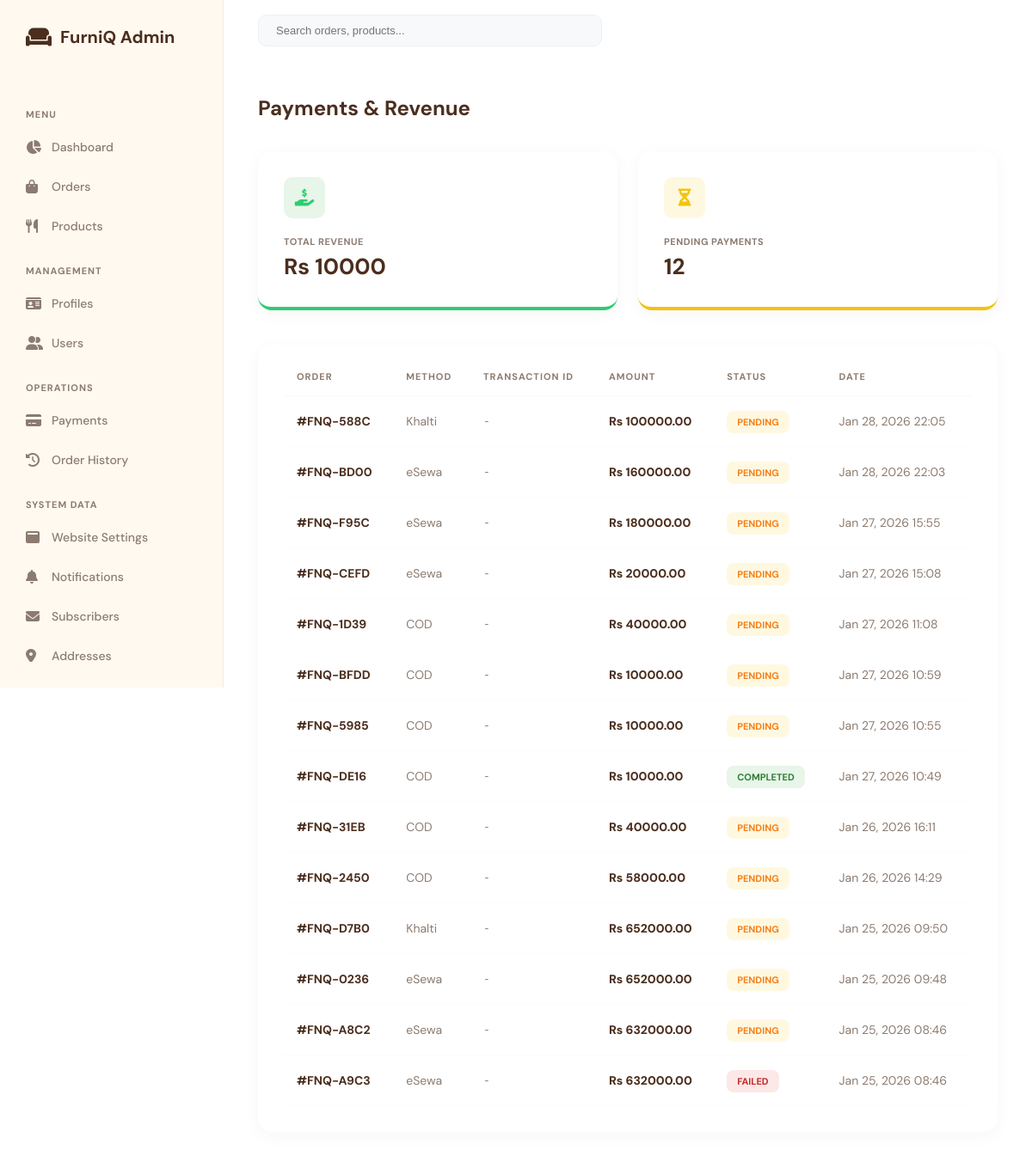
Page /admin-custom/payments/ (signed in) on the committed database.
### inventory/models.py (models this page shows, shortened)
class Order(models.Model):
    STATUS_CHOICES = [
        ('Pending', 'Pending'),
        ('Confirmed', 'Confirmed'),
        ('Processing', 'Processing'),
        ('Ready', 'Ready for Delivery'),
        ('Shipped', 'Shipped'),
        ('Delivered', 'Delivered'),
        ('Cancelled', 'Cancelled'),
    ]
    customer = models.ForeignKey(User, on_delete=models.CASCADE)
    items_summary = models.TextField() #stores cart detail
    total_price = models.DecimalField(max_digits=10, decimal_places=2)
    order_date = models.DateTimeField(auto_now_add=True)
    delivery_date = models.DateTimeField(default=timezone.now() + timedelta(days=3))
    status = models.CharField(max_length=20, default='Pending', choices=STATUS_CHOICES)
    payment_method = models.CharField(max_length=20, default='COD', choices=[('eSewa', 'eSewa'), ('Khalti', 'Khalti'), ('COD', 'Cash on Delivery')])
    payment_status = models.CharField(max_length=20, default='Pending')
    delivery_address = models.TextField(blank=True, null=True)
    delivery_phone = models.CharField(max_length=15, blank=True, null=True)
    delivery_instructions = models.TextField(blank=True, null=True)
    tracking_number = models.CharField(max_length=50, unique=True, blank=True, null=True)
    estimated_delivery_date = models.DateTimeField(blank=True, null=True)
    assigned_staff = models.ForeignKey(
        User,
        on_delete=models.SET_NULL,
        null=True,
        blank=True,
        limit_choices_to={'is_staff': True},
        related_name='staff_orders'
    )

class Payment(models.Model):
    PAYMENT_METHOD_CHOICES = [
        ('eSewa', 'eSewa'),
        ('Khalti', 'Khalti'),
        ('COD', 'Cash on Delivery'),
    ]
    STATUS_CHOICES = [
        ('Pending', 'Pending'),
        ('Completed', 'Completed'),
        ('Failed', 'Failed'),
        ('Refunded', 'Refunded'),
    ]
    order = models.ForeignKey(Order, on_delete=models.CASCADE, related_name='payments')
    transaction_id = models.CharField(max_length=100, blank=True, null=True)
    payment_method = models.CharField(max_length=20, choices=PAYMENT_METHOD_CHOICES)
    amount = models.DecimalField(max_digits=10, decimal_places=2)
    status = models.CharField(max_length=20, choices=STATUS_CHOICES, default='Pending')
    created_at = models.DateTimeField(auto_now_add=True)
    response_data = models.TextField(blank=True, null=True)

### custom_admin/views.py (the view)
# urls.py: path('payments/', views.PaymentListView.as_view(), name='payments-list'),
class PaymentListView(AdminMixin, ListView):
    model = Order
    template_name = 'custom_admin/payments.html'
    context_object_name = 'orders'
    ordering = ['-order_date']
    def get_context_data(self, **kwargs):
        ctx = super().get_context_data(**kwargs)
        ctx['total_rev'] = Order.objects.filter(payment_status='Completed').aggregate(Sum('total_price'))['total_price__sum'] or 0
        ctx['pending_pay'] = Order.objects.filter(payment_status='Pending').count()
        return ctx

### custom_admin/context_processors.py (called while the page is built)
def admin_context(request):
    context = {}
    if request.user.is_authenticated and request.user.is_staff:
        if request.user.is_superuser:
            pending_staff = Profile.objects.filter(
                is_approved=False,
                user__is_staff=True
            ).count()
            context['pending_staff'] = pending_staff
    return context

### custom_admin/views.py (called while the page is built)
    def test_func(self):
        u = self.request.user
        if not u.is_authenticated or not u.is_staff:
            return False
        if u.is_superuser:
            return True
        return hasattr(u, 'profile') and u.profile.is_approved

    def get_context_data(self, **kwargs):
        ctx = super().get_context_data(**kwargs)
        ctx['unread_count'] = Notification.objects.filter(is_read=False).count()
        return ctx

### inventory/context_processors.py (called while the page is built)
def global_context(request):
    context = {}
    context['site_content'] = WebsiteContent.objects.first()
    if request.user.is_authenticated:
        context['saved_count'] = SavedItem.objects.filter(user=request.user).count()
        unread_notifs = Notification.objects.filter(user=request.user, is_read=False).order_by('-created_at')
        context['notif_count'] = unread_notifs.count()
        context['notifications'] = unread_notifs[:5]
    else:
        context['saved_count'] = 0
        context['notif_count'] = 0
        context['notifications'] = []
    return context

### custom_admin/templates/custom_admin/payments.html (shortened to what this page needs)
{% extends 'custom_admin/base_admin_custom.html' %}
{% block content %}
<div style="display: flex; justify-content: space-between; align-items: center; margin-bottom: 35px;">
    <h2 style="font-size: 24px; font-weight: 700;">Payments & Revenue</h2>
</div>
<div class="stats-grid">
    <div class="stat-card" style="border-bottom-color: var(--success);">
        <div class="stat-icon" style="background: #e8f5e9; color: var(--success);"><i class="fas fa-hand-holding-usd"></i></div>
        <div class="label">Total Revenue</div>
        <div class="value">Rs {{ total_rev }}</div>
    </div>
    <div class="stat-card" style="border-bottom-color: var(--warning);">
        <div class="stat-icon" style="background: #fff8e1; color: var(--warning);"><i class="fas fa-hourglass-half"></i></div>
        <div class="label">Pending Payments</div>
        <div class="value">{{ pending_pay }}</div>
    </div>
</div>
<div class="data-container">
    <table>
        <thead>
            <tr>
                <th>ORDER</th>
                <th>METHOD</th>
                <th>TRANSACTION ID</th>
                <th>AMOUNT</th>
                <th>STATUS</th>
                <th>DATE</th>
            </tr>
        </thead>
        <tbody>
            {% for order in orders %}
            <tr>
                <td style="font-weight: 700;">#{{ order.tracking_number|slice:":8"|upper }}</td>
                <td style="color: var(--text-muted);">{{ order.payment_method }}</td>
                <td style="font-family: monospace; font-size: 13px; color: var(--text-muted);">
                    {% with payment=order.payments.first %}
                        {{ payment.transaction_id|default:"-" }}
                    {% endwith %}
                </td>
                <td style="font-weight: 800; color: var(--text-main);">Rs {{ order.total_price }}</td>
                <td>
                    <span class="badge" style="
                    {% if order.payment_status == 'Completed' %}background: #e8f5e9; color: #2e7d32;
                    {% elif order.payment_status == 'Failed' %}background: #fce8e6; color: #c62828;
                    {% else %}background: #fff8e1; color: #f57f17;{% endif %}">
                        {{ order.payment_status|upper }}
                    </span>
                </td>
                <td style="color: var(--text-muted);">{{ order.order_date|date:"M d, Y H:i" }}</td>
            </tr>
            {% endfor %}
        </tbody>
    </table>
</div>
{% endblock %}

### custom_admin/templates/custom_admin/base_admin_custom.html (style rules this page uses)
:root { --bg-body: #ffffff; --sidebar-bg: #fff9f0; --text-main: #4b2e1e; --text-muted: #8c7b70; --accent-primary: #4b2e1e; --accent-secondary: #c9b8a3; --border-light: #f0ebe6; --white: #ffffff; --success: #2ecc71; --info: #3498db; --warning: #f1c40f; --danger: #e74c3c; --sidebar-width: 260px; }
* { margin: 0; padding: 0; box-sizing: border-box; }
body { font-family: 'DM Sans', sans-serif; background-color: var(--bg-body); color: var(--text-main); display: flex; min-height: 100vh; }
.stats-grid { display: grid; grid-template-columns: repeat(4, 1fr); gap: 24px; margin-bottom: 40px; }
.stat-card { background: var(--white); padding: 30px; border-radius: 16px; box-shadow: 0 4px 20px rgba(75, 46, 30, 0.04); display: flex; flex-direction: column; position: relative; border-bottom: 4px solid transparent; }
.stat-icon { width: 48px; height: 48px; border-radius: 10px; display: flex; align-items: center; justify-content: center; font-size: 20px; margin-bottom: 20px; }
.stat-card .label { font-size: 11px; font-weight: 700; color: var(--text-muted); text-transform: uppercase; letter-spacing: 0.5px; margin-bottom: 5px; }
.stat-card .value { font-size: 26px; font-weight: 700; color: var(--text-main); }
.data-container { background: var(--white); border-radius: 16px; box-shadow: 0 4px 20px rgba(75, 46, 30, 0.04); padding: 30px; margin-bottom: 40px; }
table { width: 100%; border-collapse: collapse; }
thead th { text-align: left; padding: 0 15px 15px; font-size: 11px; font-weight: 700; color: var(--text-muted); text-transform: uppercase; letter-spacing: 1px; border-bottom: 1px solid #f8f9fa; }
tbody td { padding: 20px 15px; font-size: 14px; color: var(--text-main); border-bottom: 1px solid #fcfcfc; }
.badge { padding: 6px 12px; border-radius: 8px; font-size: 11px; font-weight: 700; }
@media (max-width: 1200px) { .stats-grid { grid-template-columns: repeat(2, 1fr); } }

### rows in the picture
Order: tracking_number "FNQ-588C", payment_method "Khalti", payments.first.transaction_id "-", total_price "100000.00", payment_status "PENDING", order_date "Jan 28, 2026 22:05"
Order: tracking_number "FNQ-BD00", payment_method "eSewa", payments.first.transaction_id "-", total_price "160000.00", payment_status "PENDING", order_date "Jan 28, 2026 22:03"
Order: tracking_number "FNQ-F95C", payment_method "eSewa", payments.first.transaction_id "-", total_price "180000.00", payment_status "PENDING", order_date "Jan 27, 2026 15:55"
Order: tracking_number "FNQ-CEFD", payment_method "eSewa", payments.first.transaction_id "-", total_price "20000.00", payment_status "PENDING", order_date "Jan 27, 2026 15:08"
Order: tracking_number "FNQ-1D39", payment_method "COD", payments.first.transaction_id "-", total_price "40000.00", payment_status "PENDING", order_date "Jan 27, 2026 11:08"
Order: tracking_number "FNQ-BFDD", payment_method "COD", payments.first.transaction_id "-", total_price "10000.00", payment_status "PENDING", order_date "Jan 27, 2026 10:59"
Order: tracking_number "FNQ-5985", payment_method "COD", payments.first.transaction_id "-", total_price "10000.00", payment_status "PENDING", order_date "Jan 27, 2026 10:55"
Order: tracking_number "FNQ-DE16", payment_method "COD", payments.first.transaction_id "-", total_price "10000.00", payment_status "COMPLETED", order_date "Jan 27, 2026 10:49"
Order: tracking_number "FNQ-31EB", payment_method "COD", payments.first.transaction_id "-", total_price "40000.00", payment_status "PENDING", order_date "Jan 26, 2026 16:11"
Order: tracking_number "FNQ-2450", payment_method "COD", payments.first.transaction_id "-", total_price "58000.00", payment_status "PENDING", order_date "Jan 26, 2026 14:29"
Order: tracking_number "FNQ-D7B0", payment_method "Khalti", payments.first.transaction_id "-", total_price "652000.00", payment_status "PENDING", order_date "Jan 25, 2026 09:50"
Order: tracking_number "FNQ-0236", payment_method "eSewa", payments.first.transaction_id "-", total_price "652000.00", payment_status "PENDING", order_date "Jan 25, 2026 09:48"
Order: tracking_number "FNQ-A8C2", payment_method "eSewa", payments.first.transaction_id "-", total_price "632000.00", payment_status "PENDING", order_date "Jan 25, 2026 08:46"
Order: tracking_number "FNQ-A9C3", payment_method "eSewa", payments.first.transaction_id "-", total_price "632000.00", payment_status "FAILED", order_date "Jan 25, 2026 08:46"

### other values in the picture
{{ total_rev }} "10000"
{{ pending_pay }} "12"
